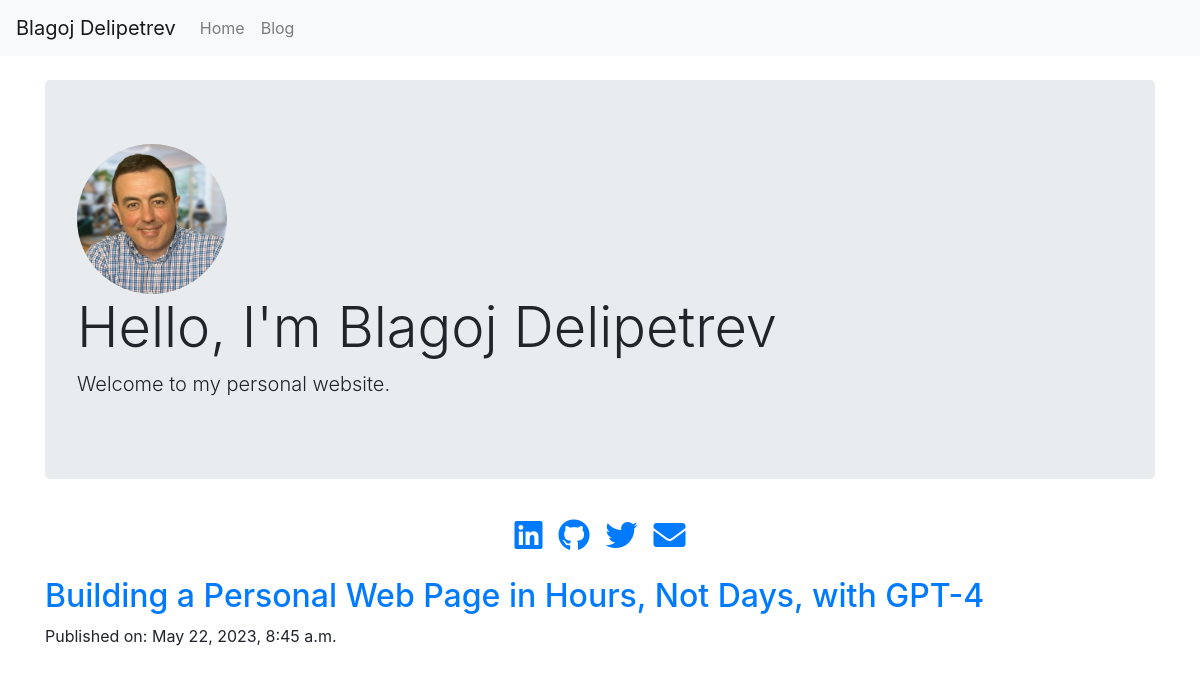
/blog/, run on an earlier commit of the app's database.
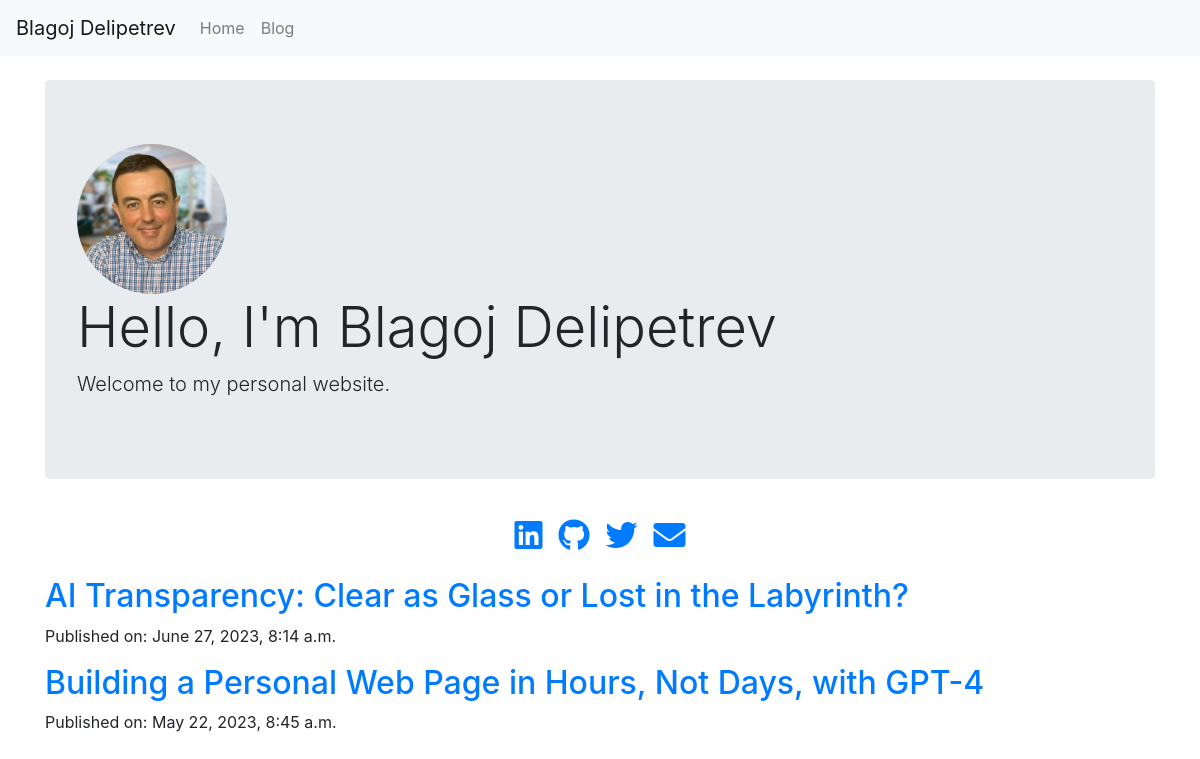
And on a later commit of the database.
### main/models.py (models this page shows)
class BlogPost(models.Model):
    title = models.CharField(max_length=200)
    content = models.TextField()
    pub_date = models.DateTimeField('date published')

### main/views.py (the view)
# urls.py: 2. Add a URL to urlpatterns:  path('blog/', include('blog.urls'))
def blog(request):
    posts = BlogPost.objects.order_by('-pub_date')
    return render(request, 'main/blog.html', {'posts': posts})

### main/templates/main/blog.html (shortened to what this page needs)
{% extends 'main/base.html' %}
{% load static %}
{% block content %}
<div class="jumbotron">
  <img src="{% static 'main/blagoj.png' %}" alt="Your Name" class="rounded-circle" width="150" height="150">
  <h1 class="display-4">Hello, I'm Blagoj Delipetrev</h1>
  <p class="lead">Welcome to my personal website.</p>
</div>
<div class="d-flex justify-content-center">
  <a href="https://www.linkedin.com/in/blagojdelipetrev" class="m-2">
    <i class="fab fa-linkedin fa-2x"></i>
  </a>
  <a href="https://github.com/deblagoj" class="m-2">
    <i class="fab fa-github fa-2x"></i>
  </a>
  <a href="https://twitter.com/BDelipetrev" class="m-2">
    <i class="fab fa-twitter fa-2x"></i>
  </a>
  <a href="mailto:blagoj.delipetrev@gmail.com" class="m-2">
    <i class="fas fa-envelope fa-2x"></i>
  </a>
</div>
{% for post in posts %}
        <h2><a href="{% url 'main:blog_post' post.id %}">{{ post.title }}</a></h2>
        <p>Published on: {{ post.pub_date }}</p>
    {% endfor %}
{% endblock %}

### main/templates/main/base.html (shortened to what this page needs)
<!doctype html>
<html lang="en">
  <head>
    <link rel="stylesheet" href="https://use.fontawesome.com/releases/v5.7.2/css/all.css">
    <link href="https://stackpath.bootstrapcdn.com/bootstrap/4.3.1/css/bootstrap.min.css" rel="stylesheet">
  </head>
  <body>
    <nav class="navbar navbar-expand-lg navbar-light bg-light">
      <a class="navbar-brand" href="{% url 'main:index' %}">Blagoj Delipetrev</a>
      <div class="collapse navbar-collapse" id="navbarNav">
        <ul class="navbar-nav">
          <li class="nav-item">
            <a class="nav-link" href="{% url 'main:index' %}">Home</a>
          </li>
          <li class="nav-item">
            <a class="nav-link" href="{% url 'main:blog' %}">Blog</a>
          </li>
        </ul>
      </div>
    </nav>
    <div class="container mt-4">
      {% block content %}{% endblock %}
    </div>
  </body>
</html>

### main/templates/main/base.html (style rules this page uses)
body { margin: 0; padding: 0; }

What changed in the data, as far as the page shows it:
added BlogPost: title "AI Transparency: Clear as Glass or Lost in the Labyrinth?", pub_date "June 27, 2023, 8:14 a.m."
